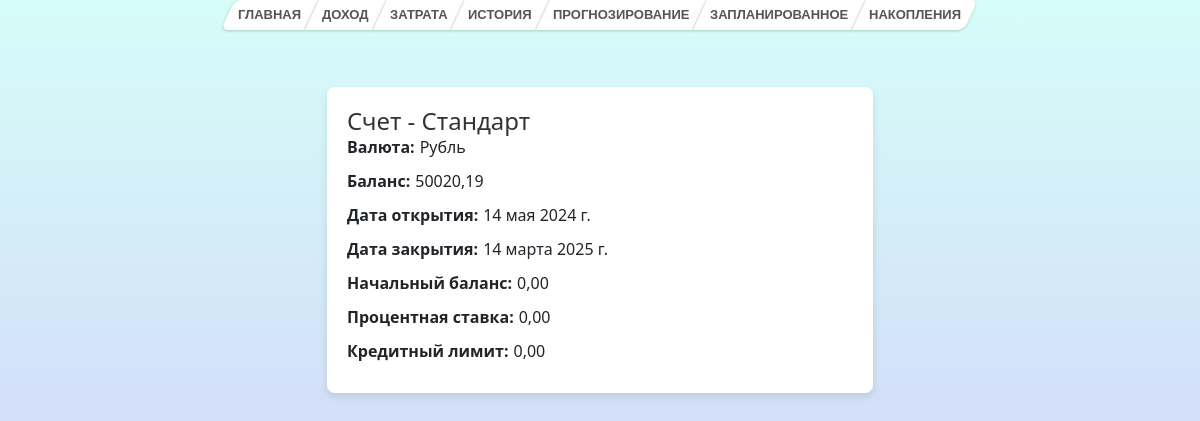
The page /budget/accounts/51/ (signed in) on the database its author committed.
### budget/models.py (models this page shows, shortened)
class Account(models.Model):
    user = models.ForeignKey(User, on_delete=models.CASCADE)
    account_type = models.ForeignKey(AccountType, on_delete=models.SET_NULL, null=True)
    currency = models.ForeignKey(Currency, on_delete=models.SET_NULL, null=True)
    name = models.CharField(max_length=100)
    balance = models.DecimalField(max_digits=10, decimal_places=2)
    initial_balance = models.DecimalField(max_digits=10, decimal_places=2, default=0)
    opening_date = models.DateField(null=True, blank=True)
    closing_date = models.DateField(null=True, blank=True)
    interest_rate = models.DecimalField(max_digits=5, decimal_places=2, null=True, blank=True)
    credit_limit = models.DecimalField(max_digits=10, decimal_places=2, null=True, blank=True)
    class Meta:
        verbose_name = "Счёт"
        verbose_name_plural = "Счета"

class AccountType(models.Model):
    name = models.CharField(max_length=100, unique=True, verbose_name="Название")
    class Meta:
        verbose_name = "Тип счета"
        verbose_name_plural = "Типы счетов"

class Currency(models.Model):
    name = models.CharField(max_length=50, unique=True, verbose_name="Название")
    exchange_rate = models.DecimalField(max_digits=10, decimal_places=2, verbose_name="Курс обмена")
    class Meta:
        verbose_name = "Валюта"
        verbose_name_plural = "Валюты"

### budget/views.py (the view)
# urls.py: path('accounts/<int:pk>/', AccountDetailView.as_view(), name='account_detail'),
class AccountDetailView(LoginRequiredMixin, DetailView):
    model = Account
    context_object_name = 'account'
    template_name = 'budget/account_detail.html'

### hwyd/templatetags/tags.py (called while the page is built)
@register.simple_tag(takes_context=False)
def get_date_y_m():
    return datetime.today().strftime('%Y-%m')

### templates/budget/account_detail.html (shortened to what this page needs)
{% load static %}
<!DOCTYPE html>
<html lang="ru">
<head>
    <link rel="stylesheet" href="{% static 'budget/bootstrap.min.css' %}">
    <link rel="stylesheet" href="{% static 'budget/css/account_detail.css' %}">
    <link rel="stylesheet" href="{% static 'budget/css/background.css' %}">
</head>
<body>
{% include 'navibar_budget.html' %}
<div class="container">
    <div class="row">
        <div class="col-md-6 offset-md-3">
            <div class="bank-card">
                <div class="card-body">
                    <h3 class="card-title">{{ account.account_type.name }} - {{ account.name }}</h3>
                    {% if account.account_type.pk == 2 %}
                        <p class="bank-card-detail">Валюта:<span>{{ account.currency.name }}</span></p>
                        <p class="bank-card-detail">Баланс:<span>{{ account.balance }}</span></p>
                        <p class="bank-card-detail">Дата открытия:<span>{{ account.opening_date }}</span></p>
                        <p class="bank-card-detail">Дата закрытия:<span>{{ account.closing_date }}</span></p>
                        <p class="bank-card-detail">Начальный баланс:<span>{{ account.initial_balance }}</span></p>
                        <p class="bank-card-detail">Процентная ставка:<span>{{ account.interest_rate }}</span></p>
                        <p class="bank-card-detail">Кредитный лимит:<span>{{ account.credit_limit }}</span></p>
                    {% endif %}
                </div>
            </div>
        </div>
    </div>
</div>
</body>
</html>

### budget/static/budget/css/account_detail.css (style rules this page uses)
body { background-color: #f8f9fa; }
.bank-card { margin-top: 50px; background-color: #fff; border-radius: 8px; padding: 20px; box-shadow: 0 4px 8px rgba(0, 0, 0, 0.1); }
.bank-card .card-title { font-size: 1.5em; color: #333; }
.bank-card-detail { font-weight: bold; margin-bottom: 10px; }
.bank-card-detail span { margin-left: 5px; font-weight: normal; }

### budget/static/budget/css/background.css (style rules this page uses)
body { background-size: cover; height: 100vh; background: linear-gradient(180deg, #d6fdf8, #d0c4f8) no-repeat fixed; }

### rows shown on the page
Account: account_type.name "Счет", name "Стандарт", currency.name "Рубль", balance "50020,19", opening_date "14 мая 2024 г.", closing_date "14 марта 2025 г.", initial_balance "0,00", interest_rate "0,00", credit_limit "0,00"
